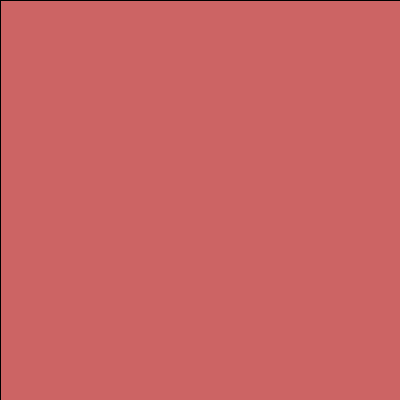
Frame 1 (no input)
Frame 60 (the mouse pressed at the canvas centre just before this capture): identical to frame 1, image omitted
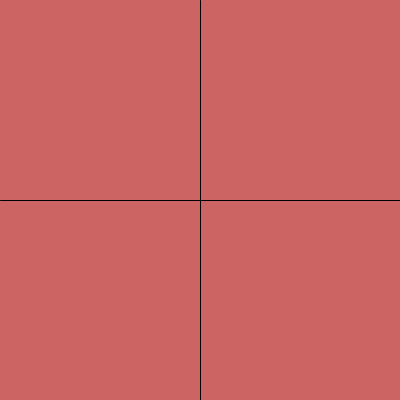
Frame 120 (the mouse held since frame 60 and released just before this capture)

The Processing sketch that drew these frames (run headless with seeded random() and noise(); from frame 60 on, the mouse is pressed at the canvas centre):

// Processing sketch: processing_164782
// ── processing_164782.pde

void setup() {
  size(400,400);
}

void draw() {
  background(204, 100, 100);
  if (mouseX > 150) {
    cursor(HAND);
  } else {
    cursor(ARROW);
    
  }
  line(mouseX, 0, mouseX, height);
  line(0, mouseY, height, mouseY);
}
